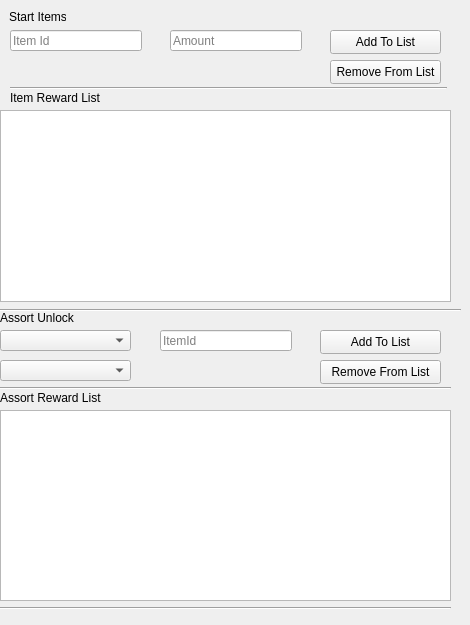
            <widget class="QWidget" name="tab_7">
             <attribute name="title">
              <string>Started</string>
             </attribute>
             <widget class="QLabel" name="label_9">
              <property name="geometry">
               <rect>
                <x>9</x>
                <y>9</y>
                <width>57</width>
                <height>16</height>
               </rect>
              </property>
              <property name="text">
               <string>Start Items</string>
              </property>
             </widget>
             <widget class="QPushButton" name="StartedAddItemToList">
              <property name="geometry">
               <rect>
                <x>330</x>
                <y>30</y>
                <width>111</width>
                <height>24</height>
               </rect>
              </property>
              <property name="text">
               <string>Add To List</string>
              </property>
             </widget>
             <widget class="QLineEdit" name="StartedItemId">
              <property name="geometry">
               <rect>
                <x>10</x>
                <y>30</y>
                <width>132</width>
                <height>21</height>
               </rect>
              </property>
              <property name="text">
               <string/>
              </property>
              <property name="maxLength">
               <number>24</number>
              </property>
              <property name="placeholderText">
               <string>Item Id</string>
              </property>
              <property name="clearButtonEnabled">
               <bool>true</bool>
              </property>
             </widget>
             <widget class="QLineEdit" name="StartedItemAmount">
              <property name="geometry">
               <rect>
                <x>170</x>
                <y>30</y>
                <width>132</width>
                <height>21</height>
               </rect>
              </property>
              <property name="text">
               <string/>
              </property>
              <property name="maxLength">
               <number>24</number>
              </property>
              <property name="placeholderText">
               <string>Amount</string>
              </property>
              <property name="clearButtonEnabled">
               <bool>true</bool>
              </property>
             </widget>
             <widget class="QListWidget" name="StartedItemWidget">
              <property name="geometry">
               <rect>
                <x>0</x>
                <y>110</y>
                <width>451</width>
                <height>192</height>
               </rect>
              </property>
             </widget>
             <widget class="QPushButton" name="StartedRemoveItemFromList">
              <property name="geometry">
               <rect>
                <x>330</x>
                <y>60</y>
                <width>111</width>
                <height>24</height>
               </rect>
              </property>
              <property name="text">
               <string>Remove From List</string>
              </property>
             </widget>
             <widget class="Line" name="line_9">
              <property name="geometry">
               <rect>
                <x>0</x>
                <y>300</y>
                <width>461</width>
                <height>20</height>
               </rect>
              </property>
              <property name="orientation">
               <enum>Qt::Horizontal</enum>
              </property>
             </widget>
             <widget class="QPushButton" name="StartedAssortTraderUnlockRemoveFromList">
              <property name="geometry">
               <rect>
                <x>320</x>
                <y>360</y>
                <width>121</width>
                <height>24</height>
               </rect>
              </property>
              <property name="text">
               <string>Remove From List</string>
              </property>
             </widget>
             <widget class="QComboBox" name="StartedAssortTraderComboBox">
              <property name="geometry">
               <rect>
                <x>0</x>
                <y>330</y>
                <width>131</width>
                <height>21</height>
               </rect>
              </property>
              <property name="editable">
               <bool>false</bool>
              </property>
              <property name="placeholderText">
               <string>Trader</string>
              </property>
              <property name="modelColumn">
               <number>0</number>
              </property>
             </widget>
             <widget class="Line" name="line_21">
              <property name="geometry">
               <rect>
                <x>0</x>
                <y>600</y>
                <width>451</width>
                <height>16</height>
               </rect>
              </property>
              <property name="orientation">
               <enum>Qt::Horizontal</enum>
              </property>
             </widget>
             <widget class="QLineEdit" name="StartedAssortTraderItemId">
              <property name="geometry">
               <rect>
                <x>160</x>
                <y>330</y>
                <width>132</width>
                <height>21</height>
               </rect>
              </property>
              <property name="text">
               <string/>
              </property>
              <property name="maxLength">
               <number>24</number>
              </property>
              <property name="placeholderText">
               <string>ItemId</string>
              </property>
              <property name="clearButtonEnabled">
               <bool>true</bool>
              </property>
             </widget>
             <widget class="QPushButton" name="StartedAssortTraderUnlockAddToList">
              <property name="geometry">
               <rect>
                <x>320</x>
                <y>330</y>
                <width>121</width>
                <height>24</height>
               </rect>
              </property>
              <property name="text">
               <string>Add To List</string>
              </property>
             </widget>
             <widget class="QLabel" name="label_20">
              <property name="geometry">
               <rect>
                <x>0</x>
                <y>390</y>
                <width>111</width>
                <height>16</height>
               </rect>
              </property>
              <property name="text">
               <string>Assort Reward List</string>
              </property>
             </widget>
             <widget class="QLabel" name="label_21">
              <property name="geometry">
               <rect>
                <x>0</x>
                <y>310</y>
                <width>84</width>
                <height>16</height>
               </rect>
              </property>
              <property name="text">
               <string>Assort Unlock</string>
              </property>
             </widget>
             <widget class="QComboBox" name="StartedAssortLoyaltyLevelComboBox">
              <property name="geometry">
               <rect>
                <x>0</x>
                <y>360</y>
                <width>131</width>
                <height>21</height>
               </rect>
              </property>
              <property name="editable">
               <bool>false</bool>
              </property>
              <property name="placeholderText">
               <string>Loyalty level</string>
              </property>
              <property name="modelColumn">
               <number>0</number>
              </property>
             </widget>
             <widget class="QListWidget" name="StartedAssortTraderWidget">
              <property name="geometry">
               <rect>
                <x>0</x>
                <y>410</y>
                <width>451</width>
                <height>191</height>
               </rect>
              </property>
             </widget>
             <widget class="Line" name="line_22">
              <property name="geometry">
               <rect>
                <x>0</x>
                <y>380</y>
                <width>451</width>
                <height>16</height>
               </rect>
              </property>
              <property name="orientation">
               <enum>Qt::Horizontal</enum>
              </property>
             </widget>
             <widget class="QLabel" name="label_22">
              <property name="geometry">
               <rect>
                <x>10</x>
                <y>90</y>
                <width>111</width>
                <height>16</height>
               </rect>
              </property>
              <property name="text">
               <string>Item Reward List</string>
              </property>
             </widget>
             <widget class="Line" name="line_26">
              <property name="geometry">
               <rect>
                <x>10</x>
                <y>80</y>
                <width>437</width>
                <height>16</height>
               </rect>
              </property>
              <property name="orientation">
               <enum>Qt::Horizontal</enum>
              </property>
             </widget>
            </widget>
